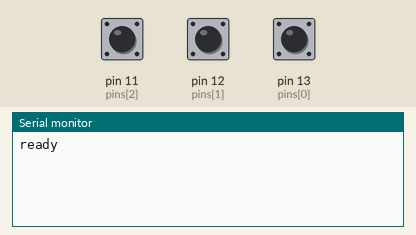
Simulated run of this sketch. Board: Arduino Uno, built with avr-gcc and run on an emulated ATmega328P. Parts: the last lines printed to the serial monitor. The inputs (shaded band) are chosen by the test bench; at power-on: pin 11 (pins[2]) HIGH, pin 12 (pins[1]) HIGH, pin 13 (pins[0]) HIGH.

Above: at 2.2 s.
2.3 s: pin 11 (pins[2]) pulled LOW for 0.15 s
At 3.6 s:
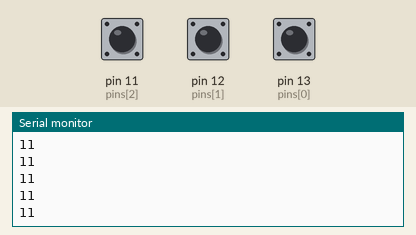
3.9 s: pin 12 (pins[1]) pulled LOW for 0.15 s
At 5.2 s:
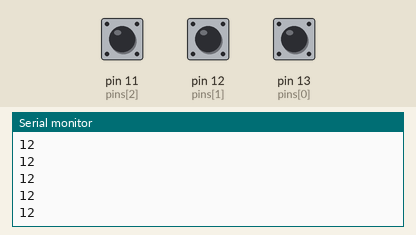
5.5 s: pin 13 (pins[0]) pulled LOW for 0.15 s
At 6.4 s:
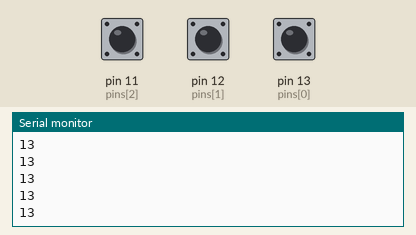
Timing chart, 0 to 8.5 s (numbered marks = the images above; inputs shaded):
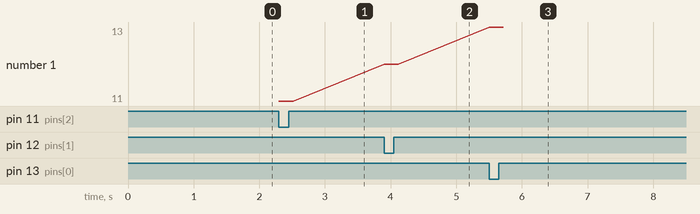

Measured:
- after the input at 2.3 s, the serial monitor: prints a new line at once (image 1)
- after the input at 3.9 s, the serial monitor: prints a new line at once (image 2)
- after the input at 5.5 s, the serial monitor: prints a new line at once (image 3)
- plotted number 1: 11 → 12 after the input at 3.9 s, 12 → 13 after the input at 5.5 s

The sketch:

main.ino
```cpp
int pins[] = {13,12,11};

void setup()
{
  Serial.begin(9600);
  Serial.print("ready");
  pinMode(pins[0],INPUT_PULLUP);
  pinMode(pins[1],INPUT_PULLUP);
  pinMode(pins[2],INPUT_PULLUP);
  delay(1000);

}

void loop()
{
 check(pins[0]);
 check(pins[1]);
 check(pins[2]);
}

void check(int pin){
  if(!digitalRead(pin)){
    Serial.println(pin);
  }
}
```
